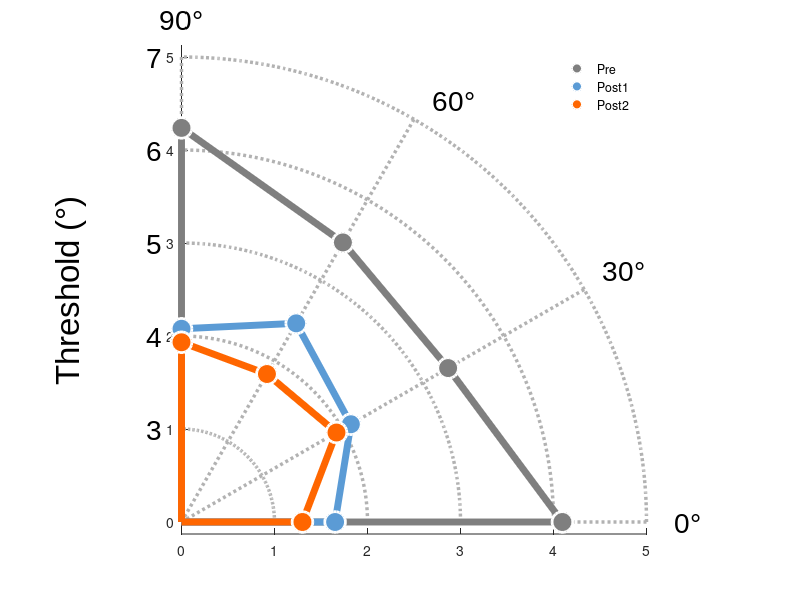

The MATLAB source for this figure: (Note: this script raises an error after producing the figure.)
% =========================================================================
% Figure 1e: MRI Thresholds across Directions (Polar-style Plot)
% =========================================================================

% Load the threshold data 
load('Fig_1e.mat', 'Threshold_MRI');

% --- 1. Data Preparation ---
% Offset data by -2 to optimize the radial plotting scale near the origin
Threshold = Threshold_MRI - 2;

% Define angles for the quarter-circle (0, 30, 60, 90 degrees)
% Added 0 at both ends to create a closed path originating from the center
angles = [0, 30, 60, 90]; 
theta = deg2rad([0, angles, 0]);  

% Define group colors
color1 = [127, 127, 127] / 255; % Gray (Pre)
color2 = [91, 155, 213] / 255;  % Blue (Post1)
color3 = [255, 102, 0] / 255;   % Orange (Post2)

% Initialize figure
figure('Name', 'Figure 1e', 'Position', [100, 100, 500, 500], 'Color', 'w');
hold on;
axis equal; % Ensure proper aspect ratio for the circular grid

% --- 2. Draw Custom Background Grid ---
% Drawn first so it remains in the background and does not occlude data
max_radius = 5;
grid_angles = 0:30:90; 
grid_radii = 0:ceil(max_radius); 

% Plot radial angle lines (thick dotted gray lines)
for angle = grid_angles
    rad_angle = deg2rad(angle);
    plot([0, max_radius * cos(rad_angle)], ...
         [0, max_radius * sin(rad_angle)], ...
         ':', 'Color', [0.7 0.7 0.7], 'LineWidth', 2.5);
end

% Plot circular radius lines
theta_grid = linspace(0, pi/2, 100); 
for radius = grid_radii
    if radius > 0
        x_circle = radius * cos(theta_grid);
        y_circle = radius * sin(theta_grid);
        plot(x_circle, y_circle, ':', 'Color', [0.7 0.7 0.7], 'LineWidth', 2.5);
        
        % Add radius labels (shift text value by +2 to reverse the earlier offset)
        text(-0.2, radius, num2str(radius + 2), ...
             'VerticalAlignment', 'middle', ...
             'HorizontalAlignment', 'right', ...
             'FontName', 'Arial', 'FontSize', 20);
    end
end

% --- 3. Plot Data Lines and Markers ---
% Lines and markers are plotted separately to prevent markers from appearing at the origin (0,0)

% Pre Condition
r_Pre = [0, Threshold(1,:), 0];     
x_Pre = r_Pre .* cos(theta);        
y_Pre = r_Pre .* sin(theta);
plot(x_Pre, y_Pre, '-', 'Color', color1, 'LineWidth', 5);
p1 = plot(x_Pre(2:end-1), y_Pre(2:end-1), 'o', 'Color', color1, ...
     'LineWidth', 2, 'MarkerSize', 15, 'MarkerFaceColor', color1, 'MarkerEdgeColor', [1 1 1]);

% Post1 Condition
r_Post1 = [0, Threshold(2,:), 0];   
x_Post1 = r_Post1 .* cos(theta);        
y_Post1 = r_Post1 .* sin(theta);
plot(x_Post1, y_Post1, '-', 'Color', color2, 'LineWidth', 5);
p2 = plot(x_Post1(2:end-1), y_Post1(2:end-1), 'o', 'Color', color2, ...
     'LineWidth', 2, 'MarkerSize', 15, 'MarkerFaceColor', color2, 'MarkerEdgeColor', [1 1 1]);

% Post2 Condition
r_Post2 = [0, Threshold(3,:), 0];   
x_Post2 = r_Post2 .* cos(theta);        
y_Post2 = r_Post2 .* sin(theta);
plot(x_Post2, y_Post2, '-', 'Color', color3, 'LineWidth', 5);
p3 = plot(x_Post2(2:end-1), y_Post2(2:end-1), 'o', 'Color', color3, ...
     'LineWidth', 2, 'MarkerSize', 15, 'MarkerFaceColor', color3, 'MarkerEdgeColor', [1 1 1]);

% --- 4. Peripheral Labels and Aesthetics ---
% Add angle labels at the outer edge
text(max_radius + 0.3, 0, '0°', 'FontSize', 20, 'FontName', 'Arial', 'VerticalAlignment', 'middle');
text(max_radius * cos(deg2rad(30)) + 0.2, max_radius * sin(deg2rad(30)) + 0.2, '30°', 'FontSize', 20, 'FontName', 'Arial');
text(max_radius * cos(deg2rad(60)) + 0.2, max_radius * sin(deg2rad(60)) + 0.2, '60°', 'FontSize', 20, 'FontName', 'Arial');
text(0, max_radius + 0.4, '90°', 'FontSize', 20, 'FontName', 'Arial', 'HorizontalAlignment', 'center');

% Add Y-axis title (rotated 90 degrees)
text(-1.2, max_radius/2, 'Threshold (°)', 'FontSize', 24, 'FontName', 'Arial', ...
    'Rotation', 90, 'HorizontalAlignment', 'center');

% Add legend
lgd = legend([p1, p2, p3], {'Pre', 'Post1', 'Post2'}, 'Location', 'northeast');
legend boxoff;
lgd.FontSize = 18;

% Hide the default Cartesian axes to display only the custom polar grid
axis off; 
hold off;
